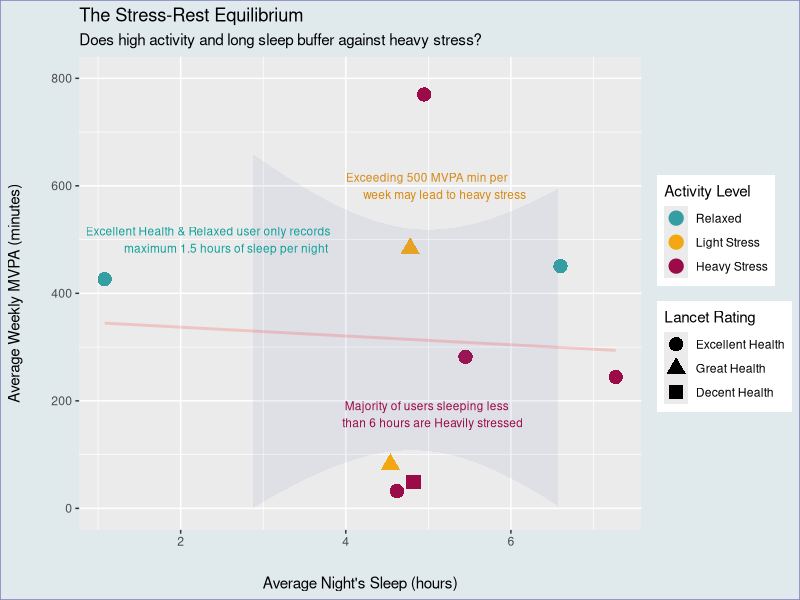

This figure's R source:
# Install necessary packages
install.packages("ggplot2")
install.packages("readr")
install.packages("tidyverse")
library("readr")
library("ggplot2")
library("tidyverse")



# Boot up our SQL tables
sleep_stress <- readr::read_csv('heartrate_sleep_stress.csv')
user_activity<- readr::read_csv('user_activity_summary.csv')


sleep_stress_activity <- sleep_stress %>% 
  
  # Join the 2 tables prioritizing 9 users found in stress table
  left_join(user_activity, by = c('user_id' = 'Id')) %>%
  # Use vector at 'by' section when 
  # matching data is named differently
  
  # Set up case for new stress labels
  mutate(stress_level = case_when(
    light_stress_count > 0 & heavy_stress_count == 0 ~ 'Light Stress',
    heavy_stress_count > 0 & light_stress_count == 0 ~ 'Heavy Stress',
    heavy_stress_count > 0 & light_stress_count > 0 ~ 'Heavy Stress',
    heavy_stress_count > 0 ~ 'Heavy Stress',
    TRUE ~ 'Relaxed'),
    
    wk_avg_mvpa = wk_avg_fairly_min + wk_avg_very_min
    
    ) %>% 
  
# Ensures we are grouping the new table by the 23 users with sleep data
  group_by(user_id)




# Create histogram showing how many active days per week vs. activity level
ggplot(data = sleep_stress_activity)+
  geom_point(mapping = aes(x = avg_nightly_sleep_hours, y = wk_avg_mvpa,
                               color = stress_level,
                               shape = lancet_rating), size = 4.5, 
             fill = 'black')+
  
  
# Add trend line  
  geom_smooth(method = lm, 
              mapping = aes(x = avg_nightly_sleep_hours, y = wk_avg_mvpa), 
              alpha = 0.1, fill = '#7D7ABC', color = alpha('red', .16))+
  
  
# Order and label Stress Levels legend, then add colors
  scale_color_manual(
    name = 'Activity Level',
    # Add breaks to ensure order does not get randomly alphabetized    
    breaks = c('Relaxed', 'Light Stress', 'Heavy Stress'),
    values = c('Relaxed' = '#349EA3',
               'Light Stress' = '#F3A712',
               'Heavy Stress' = '#9B0B47'),
    guide = guide_legend(order = 1)
  )+
  
  
# Order Lancet Rating legend and set shapes  
  scale_shape_manual(
    name = 'Lancet Rating',
    # Add breaks to ensure order does not get randomly alphabetized    
    breaks = c('Excellent Health', 
               'Great Health', 'Decent Health', 'Health At Risk'),
    
    values = c('Excellent Health' = 16,
               'Great Health' = 17,
               'Decent Health' = 15,
               'Health At Risk' = 7),
    guide = guide_legend(order = 2)
  )+
  
  
# Limit the Y axis to only go up to 800 MVPA minutes
  ylim(0, 800)+
  
  
# Add space for the axis titles
  theme(
    axis.title.y = element_text(
      margin = margin(t = 0, r = 20, b = 0, l = 0)),
    axis.title.x = element_text(
      margin = margin(t = 20, r = 0, b = 0, l = 0)),
    # Add color to outside of the grid
    plot.background = element_rect(
      color = '#7D7ABC', fill = '#E0EAED'),
  )+
  
  
  # Add labels for Viz Title and Axis Titles
  labs(
    title = 'The Stress-Rest Equilibrium', 
    subtitle = 'Does high activity and long sleep buffer against heavy stress?',
    x = 'Average Night\'s Sleep (hours)',
    y = 'Average Weekly MVPA (minutes)'
  )+
  
# Make comments around interesting plot points
  annotate('text', x = 5, y = 175,
           label = 'Majority of users sleeping less 
   than 6 hours are Heavily stressed',
           fontface = 'plain', size = 3, color = '#9B0B47')+
  
  annotate('text', x = 2.35, y = 500, 
           label = 'Excellent Health & Relaxed user only records 
           maximum 1.5 hours of sleep per night',
           fontface = 'plain', size = 3, color = '#10A099')+
  
  annotate('text', x = 5, y = 600, 
           label = 'Exceeding 500 MVPA min per 
           week may lead to heavy stress',
           fontface = 'plain', size = 3, color = '#D68812')
